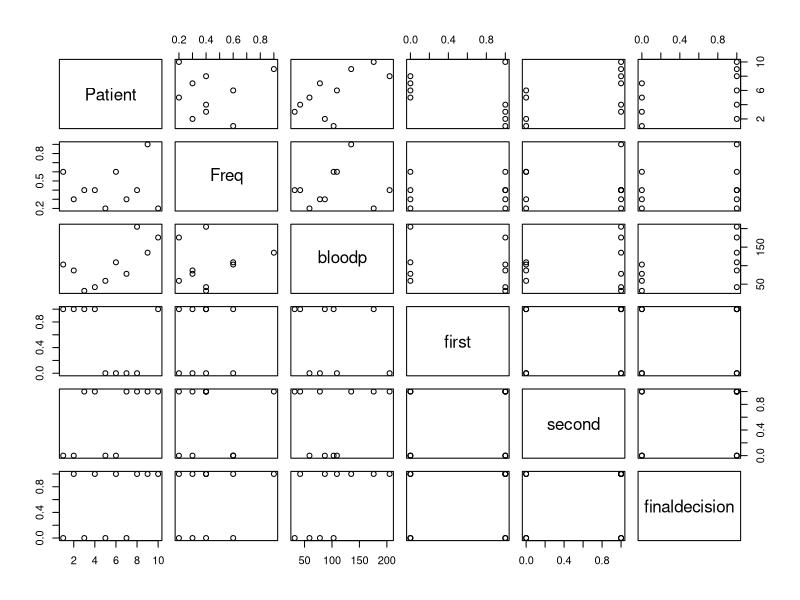
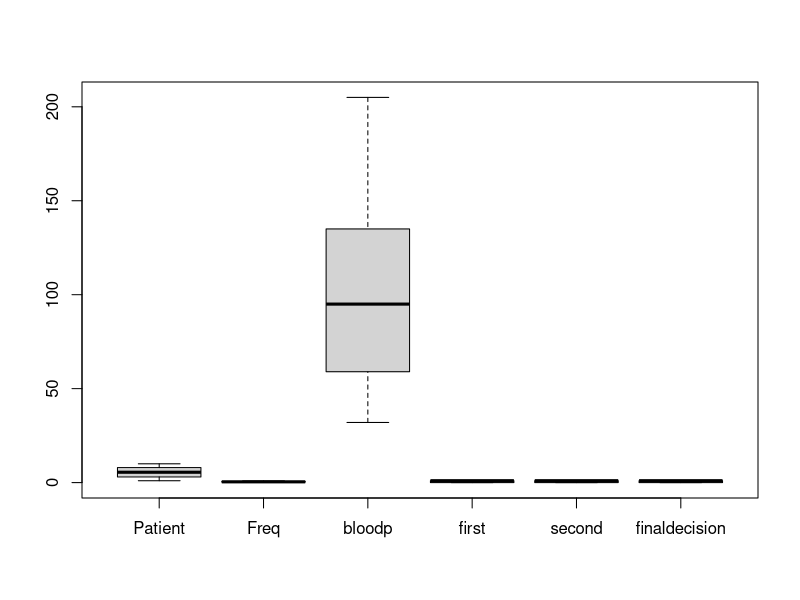
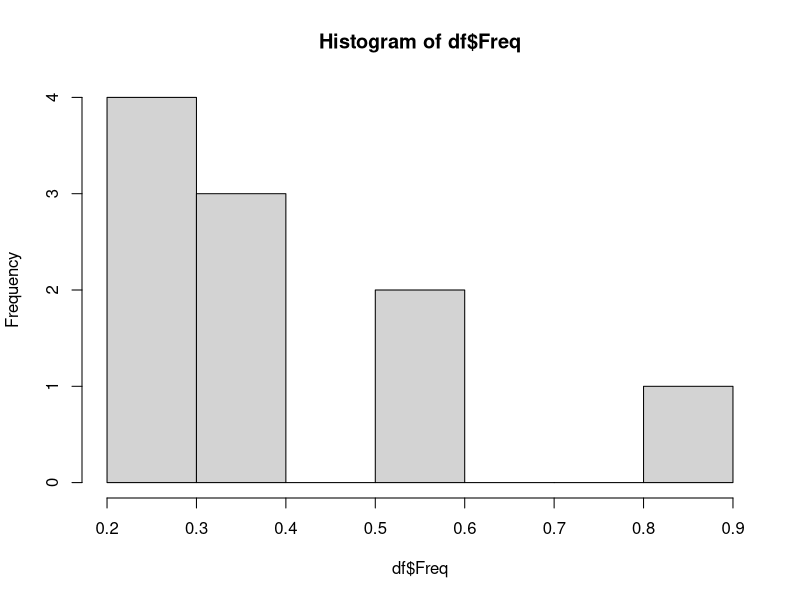
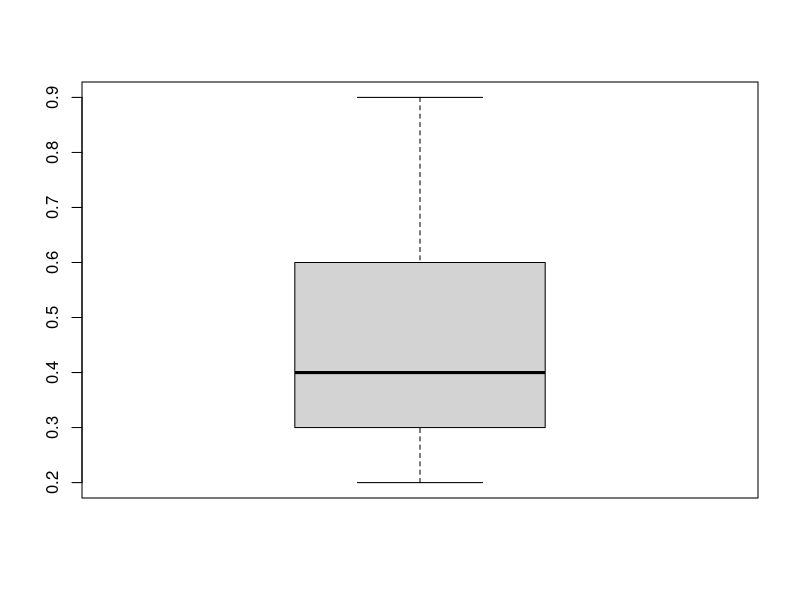
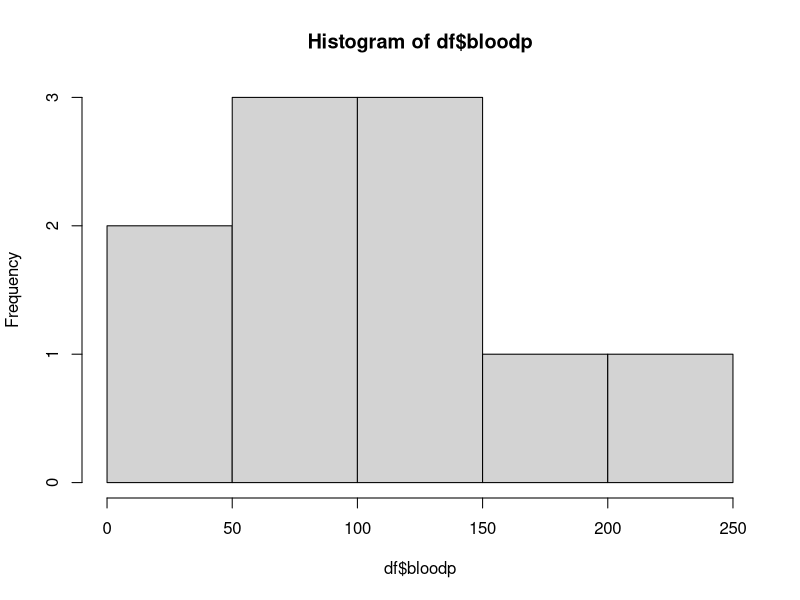
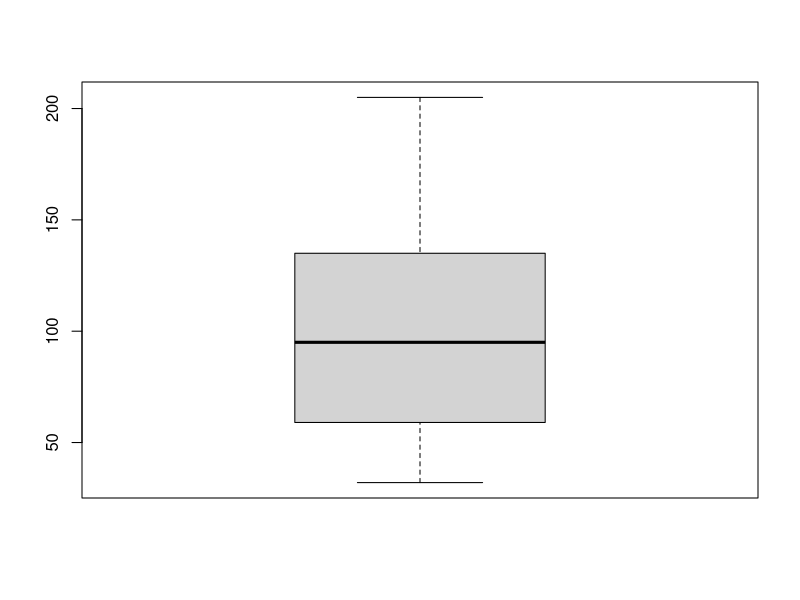
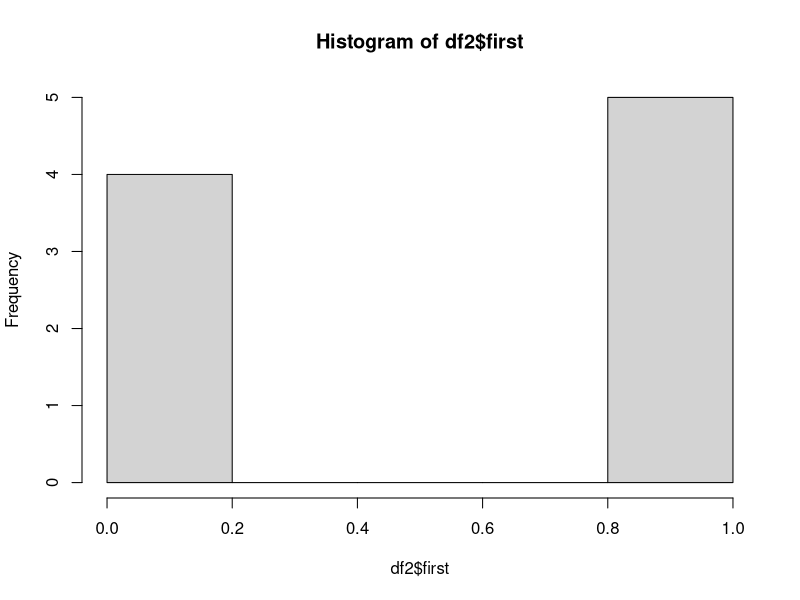
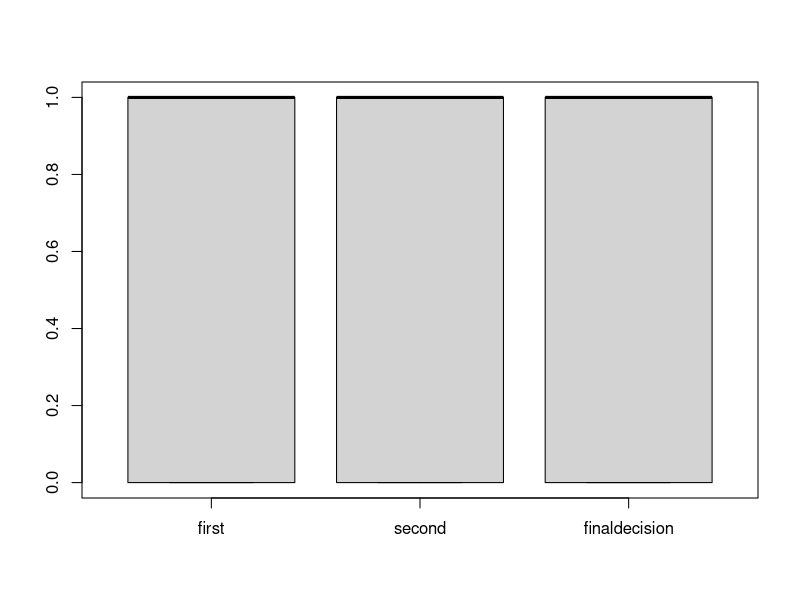

Generate these figures, in order, with R:
# ASSIGNMENT 4 ###############################################################

# Your first assignment: 
#   1. Create a side-by-side boxplot (boxplot(x, ...)) and 
#   2. and histogram ((hist(x, ...)). 
#   3. Discuss the outcome of your results regarding patients BPs & MD’s Ratings.
# Post your result in your blog and code on GitHub. 

## First I imported the data as a .csv file ===================================
library(tidyverse)

df <- read_csv("Data/Assignment4_data.csv") %>% 
  mutate(
    first = as.factor(first),
    second = as.factor(second),
    finaldecision = as.factor(finaldecision)
  ) %>% 
  print()

# created a new data frame to mutate variables
df2 <- df %>% 
  mutate(
    first = recode(first,
         "bad" = 1,
         "good" = 0),
    second = recode(second,
          "low" = 0,
          "high" = 1),
    finaldecision = recode(finaldecision,
      "low" = 0,
      "high" = 1)
  )

## Plots ======================================================================
plot(df2)

boxplot(df2)

hist(df$Freq)
boxplot(df$Freq)

hist(df$bloodp)
boxplot(df$bloodp)

hist(df2$first)

df2 %>% 
  select(first, second, finaldecision) %>% 
  boxplot()

# good first rating had slightly lower frequency
df %>% 
  select(Freq, first) %>% 
  boxplot(
    Freq ~ first,
    data = . 
  )

# df2 %>% 
#   select(Freq, bloodp) %>% 
#   plot()

# those with good first rating had higher blood pressure
df %>% 
  select(first, bloodp) %>% 
  plot()

# Patients with low second assesment had much narrower (ie. normal) range of BP
df %>% 
  select(second, bloodp) %>% 
  plot()

# Patients with the need of immediate care had higher BP
df %>% 
  select(finaldecision, bloodp) %>% 
  plot()

